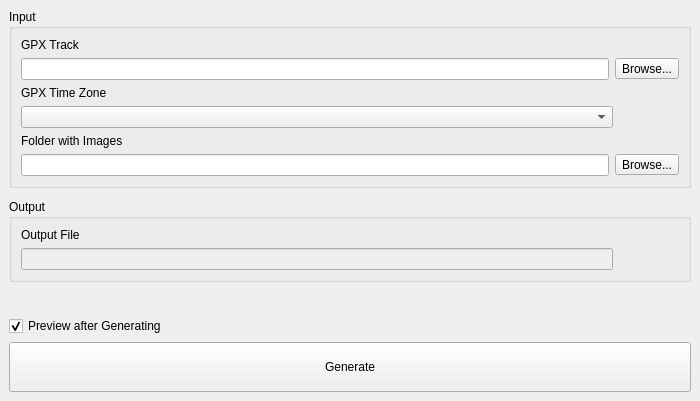
<?xml version="1.0" encoding="UTF-8"?>
<ui version="4.0">
 <class>MainWindow</class>
 <widget class="QMainWindow" name="MainWindow">
  <property name="geometry">
   <rect>
    <x>0</x>
    <y>0</y>
    <width>700</width>
    <height>401</height>
   </rect>
  </property>
  <property name="sizePolicy">
   <sizepolicy hsizetype="Preferred" vsizetype="Preferred">
    <horstretch>0</horstretch>
    <verstretch>0</verstretch>
   </sizepolicy>
  </property>
  <property name="windowTitle">
   <string>GPX Photo Map</string>
  </property>
  <widget class="QWidget" name="centralwidget">
   <property name="sizePolicy">
    <sizepolicy hsizetype="Preferred" vsizetype="Preferred">
     <horstretch>0</horstretch>
     <verstretch>0</verstretch>
    </sizepolicy>
   </property>
   <property name="autoFillBackground">
    <bool>false</bool>
   </property>
   <layout class="QVBoxLayout" name="verticalLayout_6">
    <item>
     <widget class="QGroupBox" name="groupBox">
      <property name="title">
       <string>Input</string>
      </property>
      <layout class="QVBoxLayout" name="verticalLayout_2">
       <item>
        <widget class="QLabel" name="label">
         <property name="sizePolicy">
          <sizepolicy hsizetype="Preferred" vsizetype="Maximum">
           <horstretch>0</horstretch>
           <verstretch>0</verstretch>
          </sizepolicy>
         </property>
         <property name="text">
          <string>GPX Track</string>
         </property>
        </widget>
       </item>
       <item>
        <layout class="QHBoxLayout" name="horizontalLayout">
         <item>
          <widget class="QLineEdit" name="gpx_file_edt">
           <property name="sizePolicy">
            <sizepolicy hsizetype="MinimumExpanding" vsizetype="Fixed">
             <horstretch>0</horstretch>
             <verstretch>0</verstretch>
            </sizepolicy>
           </property>
           <property name="minimumSize">
            <size>
             <width>300</width>
             <height>0</height>
            </size>
           </property>
           <property name="text">
            <string/>
           </property>
          </widget>
         </item>
         <item>
          <widget class="QToolButton" name="gpx_file_btn">
           <property name="text">
            <string>Browse...</string>
           </property>
          </widget>
         </item>
        </layout>
       </item>
       <item>
        <widget class="QLabel" name="label_4">
         <property name="maximumSize">
          <size>
           <width>16777215</width>
           <height>16777215</height>
          </size>
         </property>
         <property name="text">
          <string>GPX Time Zone</string>
         </property>
        </widget>
       </item>
       <item>
        <layout class="QHBoxLayout" name="horizontalLayout_4">
         <item>
          <widget class="QComboBox" name="gpx_timezone_cbx">
           <property name="maximumSize">
            <size>
             <width>16777215</width>
             <height>16777215</height>
            </size>
           </property>
          </widget>
         </item>
         <item>
          <spacer name="horizontalSpacer">
           <property name="orientation">
            <enum>Qt::Horizontal</enum>
           </property>
           <property name="sizeType">
            <enum>QSizePolicy::Fixed</enum>
           </property>
           <property name="sizeHint" stdset="0">
            <size>
             <width>66</width>
             <height>20</height>
            </size>
           </property>
          </spacer>
         </item>
        </layout>
       </item>
       <item>
        <widget class="QLabel" name="label_2">
         <property name="sizePolicy">
          <sizepolicy hsizetype="Preferred" vsizetype="Maximum">
           <horstretch>0</horstretch>
           <verstretch>0</verstretch>
          </sizepolicy>
         </property>
         <property name="text">
          <string>Folder with Images</string>
         </property>
        </widget>
       </item>
       <item>
        <layout class="QHBoxLayout" name="horizontalLayout_2">
         <item>
          <widget class="QLineEdit" name="imgs_dir_edt">
           <property name="sizePolicy">
            <sizepolicy hsizetype="MinimumExpanding" vsizetype="Fixed">
             <horstretch>0</horstretch>
             <verstretch>0</verstretch>
            </sizepolicy>
           </property>
           <property name="minimumSize">
            <size>
             <width>300</width>
             <height>0</height>
            </size>
           </property>
          </widget>
         </item>
         <item>
          <widget class="QToolButton" name="imgs_dir_btn">
           <property name="text">
            <string>Browse...</string>
           </property>
          </widget>
         </item>
        </layout>
       </item>
      </layout>
     </widget>
    </item>
    <item>
     <spacer name="verticalSpacer">
      <property name="orientation">
       <enum>Qt::Vertical</enum>
      </property>
      <property name="sizeType">
       <enum>QSizePolicy::Fixed</enum>
      </property>
      <property name="sizeHint" stdset="0">
       <size>
        <width>20</width>
        <height>5</height>
       </size>
      </property>
     </spacer>
    </item>
    <item>
     <widget class="QGroupBox" name="groupBox_2">
      <property name="title">
       <string>Output</string>
      </property>
      <layout class="QVBoxLayout" name="verticalLayout">
       <item>
        <widget class="QLabel" name="label_3">
         <property name="text">
          <string>Output File</string>
         </property>
        </widget>
       </item>
       <item>
        <layout class="QHBoxLayout" name="horizontalLayout_3">
         <item>
          <widget class="QLineEdit" name="file_out_edt">
           <property name="enabled">
            <bool>false</bool>
           </property>
          </widget>
         </item>
         <item>
          <spacer name="horizontalSpacer_2">
           <property name="orientation">
            <enum>Qt::Horizontal</enum>
           </property>
           <property name="sizeType">
            <enum>QSizePolicy::Fixed</enum>
           </property>
           <property name="sizeHint" stdset="0">
            <size>
             <width>66</width>
             <height>20</height>
            </size>
           </property>
          </spacer>
         </item>
        </layout>
       </item>
      </layout>
     </widget>
    </item>
    <item>
     <spacer name="verticalSpacer_2">
      <property name="orientation">
       <enum>Qt::Vertical</enum>
      </property>
      <property name="sizeType">
       <enum>QSizePolicy::MinimumExpanding</enum>
      </property>
      <property name="sizeHint" stdset="0">
       <size>
        <width>20</width>
        <height>10</height>
       </size>
      </property>
     </spacer>
    </item>
    <item>
     <widget class="QCheckBox" name="preview_after_generating">
      <property name="layoutDirection">
       <enum>Qt::LeftToRight</enum>
      </property>
      <property name="text">
       <string>Preview after Generating</string>
      </property>
      <property name="checked">
       <bool>true</bool>
      </property>
     </widget>
    </item>
    <item>
     <widget class="QPushButton" name="generate_btn">
      <property name="enabled">
       <bool>true</bool>
      </property>
      <property name="sizePolicy">
       <sizepolicy hsizetype="Minimum" vsizetype="Fixed">
        <horstretch>0</horstretch>
        <verstretch>0</verstretch>
       </sizepolicy>
      </property>
      <property name="minimumSize">
       <size>
        <width>0</width>
        <height>50</height>
       </size>
      </property>
      <property name="text">
       <string>Generate</string>
      </property>
     </widget>
    </item>
   </layout>
   <zorder>generate_btn</zorder>
   <zorder>groupBox</zorder>
   <zorder>groupBox_2</zorder>
   <zorder>verticalSpacer</zorder>
   <zorder>verticalSpacer_2</zorder>
   <zorder>preview_after_generating</zorder>
  </widget>
 </widget>
 <resources/>
 <connections/>
</ui>
